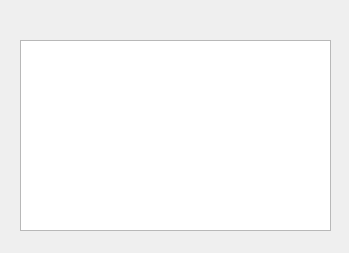
<?xml version="1.0" encoding="UTF-8"?>
<ui version="4.0">
 <class>ImageDisplayWindow</class>
 <widget class="QMainWindow" name="ImageDisplayWindow">
  <property name="geometry">
   <rect>
    <x>0</x>
    <y>0</y>
    <width>349</width>
    <height>253</height>
   </rect>
  </property>
  <property name="windowTitle">
   <string>MainWindow</string>
  </property>
  <widget class="QWidget" name="centralwidget">
   <widget class="QWidget" name="horizontalLayoutWidget">
    <property name="geometry">
     <rect>
      <x>20</x>
      <y>40</y>
      <width>311</width>
      <height>191</height>
     </rect>
    </property>
    <layout class="QHBoxLayout" name="horizontalLayout">
     <item>
      <widget class="QGraphicsView" name="imageDisplayView"/>
     </item>
    </layout>
   </widget>
  </widget>
 </widget>
 <resources/>
 <connections/>
</ui>
